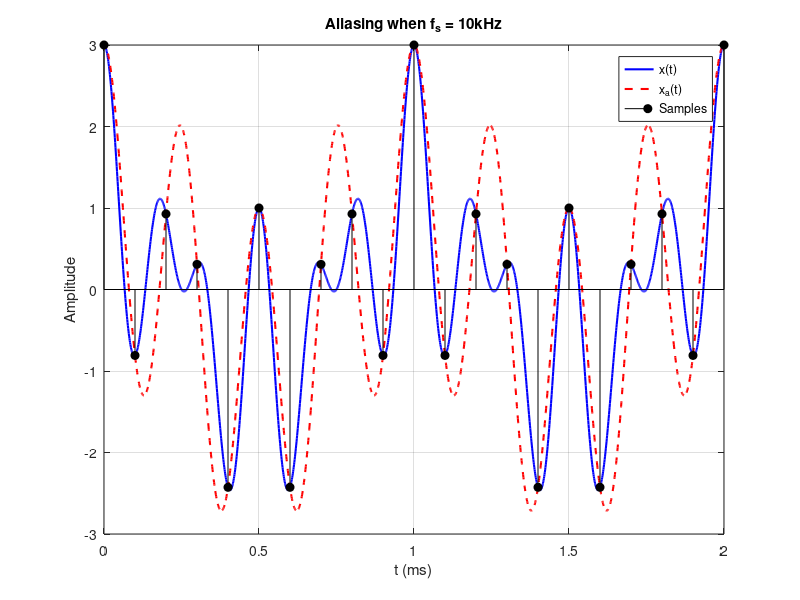

MATLAB code for this plot:
clc
clear
close all

fs = 10;        % samples/ms (10 kHz)
Ts = 1/fs;

t = 0:0.001:2;

% Original signal
x = cos(2*pi*t) + cos(8*pi*t) + cos(12*pi*t);

% Aliased signal
xa = cos(2*pi*t) + 2*cos(8*pi*t);

% Sample times
n = 0:Ts:2;

% Sample values
xn = cos(2*pi*n) + cos(8*pi*n) + cos(12*pi*n);

figure
plot(t,x,'b','LineWidth',1.5)
hold on
plot(t,xa,'r--','LineWidth',1.5)
stem(n,xn,'k','filled')

xlabel('t (ms)')
ylabel('Amplitude')
title('Aliasing when f_s = 10kHz')
legend('x(t)','x_a(t)','Samples')
grid on
